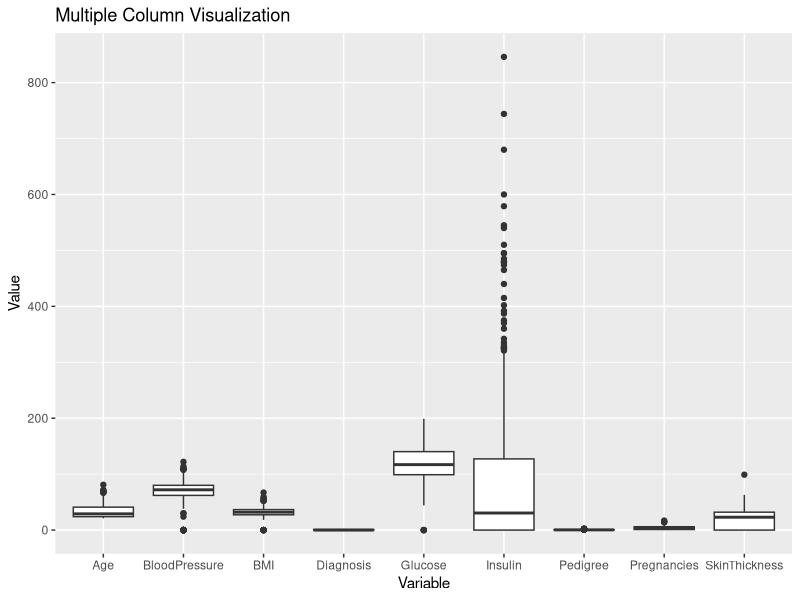
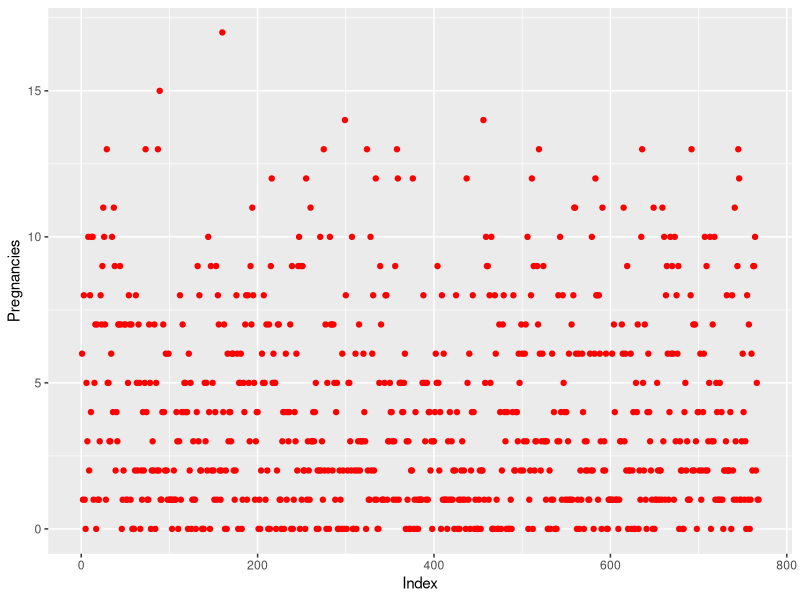
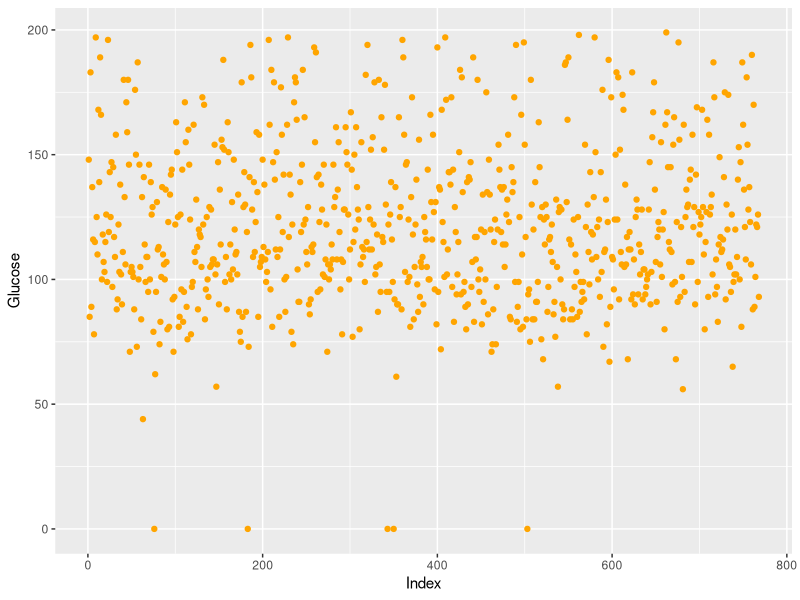
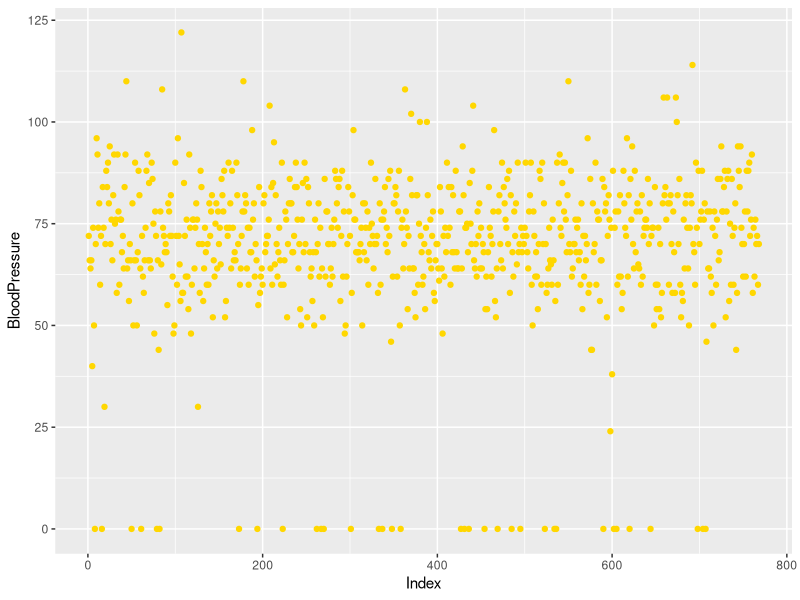
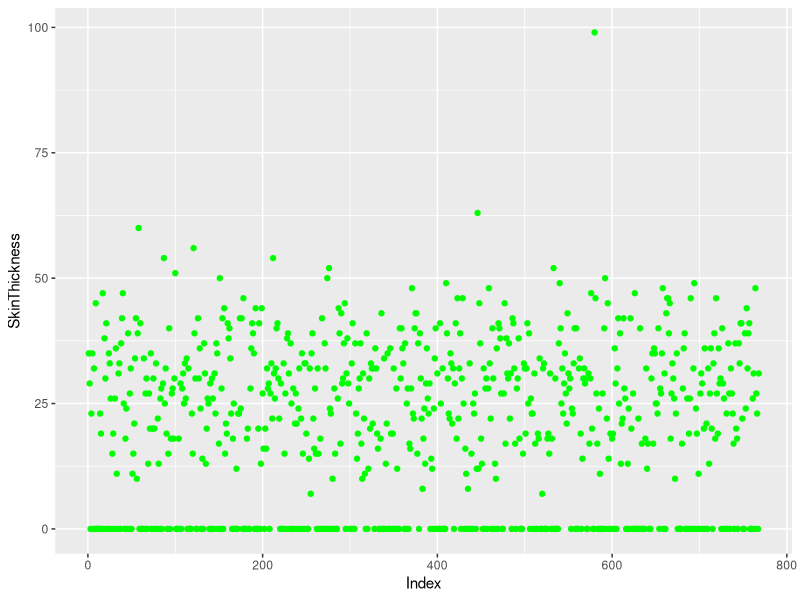
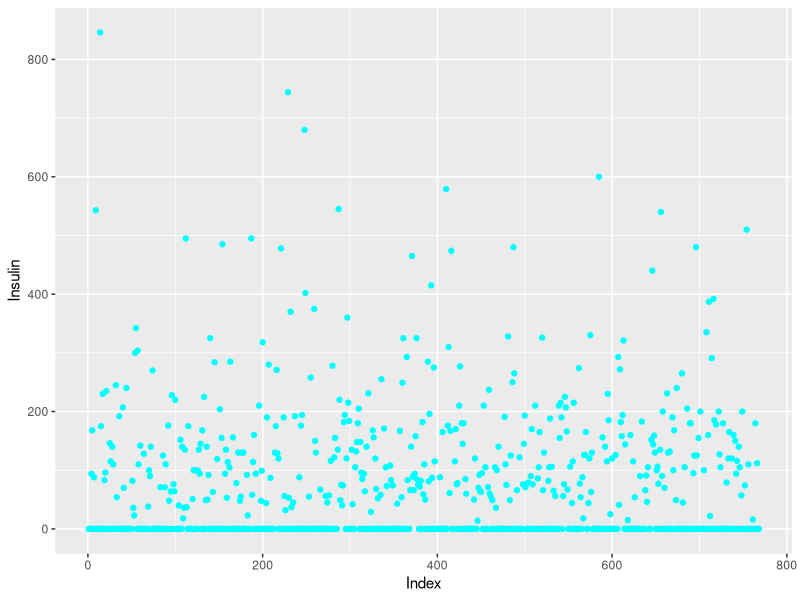
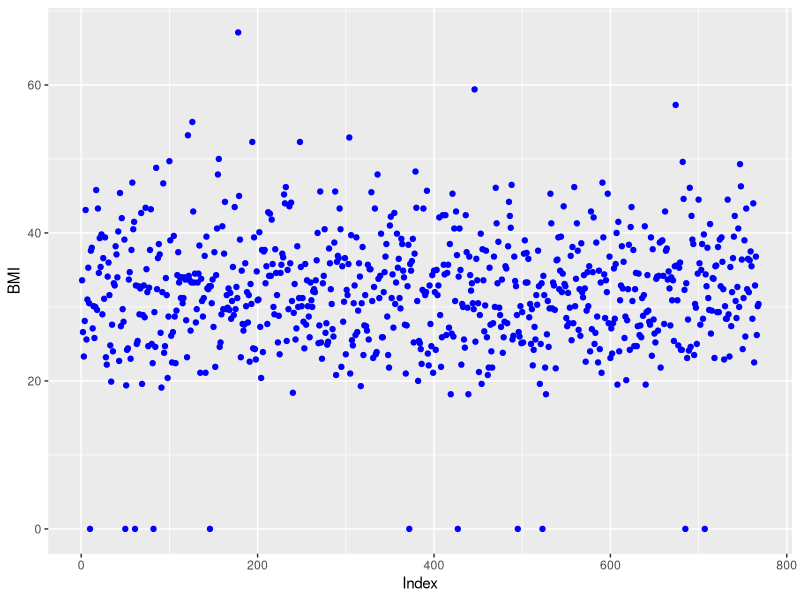
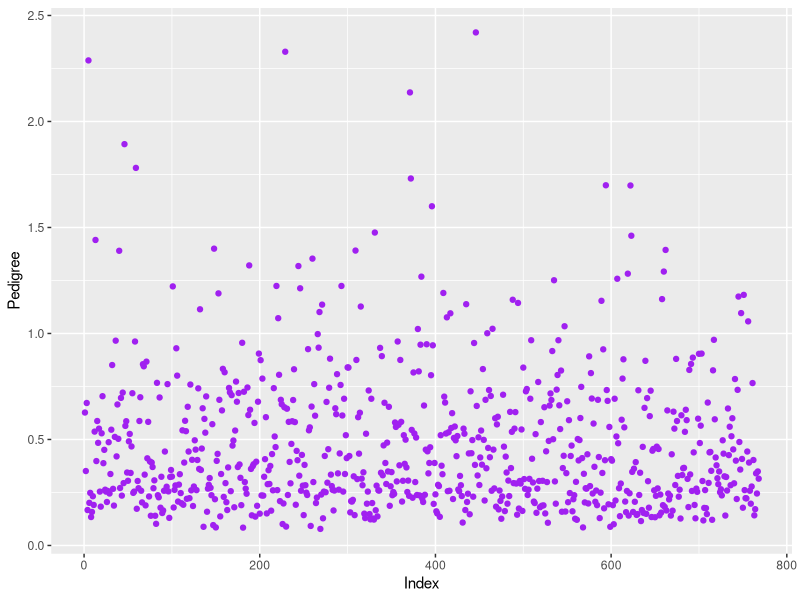

The R script that drew these images, in order:
# Spencer Connolly
# CIS 690
# Group Assignment

require(ggplot2)
require(dplyr)
require(tidyverse)
require(vioplot)
require(corrplot)

# <<A>> 
# Load the dataset in R Studio
setwd("C:/Users/gadge/OneDrive/Documents/CIS690/Group Project")
patients <- read.csv('patients.csv')
patients

# Examine the first few rows of data using R. Explain your findings
head(patients)
# There are nine attributes as described by the group project pdf document.
# The attributes and their types are listed below:
#   Pregnancies     Integer
#   Glucose         Integer
#   BloodPressure   Integer
#   SkinThickness   Integer
#   Insulin         Integer
#   BMI             Double    One decimal place
#   Predigree       Double    Three decimal places
#   Age             Integer
#   Diagnosis       Integer   Binary

# Did you notice anything abnormal or interesting?
# Rows 3 and 6 contain a value of 0 in SkinThickness, which seems a little bogus.
# According to Google, a glucose level of 183 (row 3) would indicate a condition known as hyperglycemia. 
#   This strikes me a strong potential indicator of gestational diabetes.
# Pedigree calculates someone's predisposition for diabetes, which is essentially the likelihood (probability) that they develop diabetes.
#   In row 5, this value is 2.288. This seems to likely be an error in the data collection process.

# <<B>>
# Provide summary statistics. Calculate the mean, median, standard deviation, and quartiles for each independent variable. 
# Explain your results.
summary(patients)

# <<C>>
# Using the ggplot2 library, create any five visualizations.
# Explain your reasoning for selecting those visualizations.
# Explain the output of each visualization.
# What are the insights your visualizations reveal about the dataset?

patients %>% pivot_longer(cols = everything(), names_to = "variable", values_to = "value") %>%
  ggplot(aes(x = variable, y = value)) +
  geom_boxplot() +
  labs(x = "Variable", y = "Value") +
  ggtitle("Multiple Column Visualization")

# Scatter Plots
# X = Index vs. Y = Variable
ggplot(data = patients, aes(x = 1:768, y = Pregnancies)) +    geom_point(color = 'red', size = 1.5) + labs(x = 'Index')
ggplot(data = patients, aes(x = 1:768, y = Glucose)) +        geom_point(color = 'orange', size = 1.5) + labs(x = 'Index')
ggplot(data = patients, aes(x = 1:768, y = BloodPressure)) +  geom_point(color = 'gold', size = 1.5) + labs(x = 'Index')
ggplot(data = patients, aes(x = 1:768, y = SkinThickness)) +  geom_point(color = 'green', size = 1.5) + labs(x = 'Index')
ggplot(data = patients, aes(x = 1:768, y = Insulin)) +        geom_point(color = 'cyan', size = 1.5) + labs(x = 'Index')
ggplot(data = patients, aes(x = 1:768, y = BMI)) +            geom_point(color = 'blue', size = 1.5) + labs(x = 'Index')
ggplot(data = patients, aes(x = 1:768, y = Pedigree)) +       geom_point(color = 'purple', size = 1.5) + labs(x = 'Index')
ggplot(data = patients, aes(x = 1:768, y = Age)) +            geom_point(color = 'magenta', size = 1.5) + labs(x = 'Index')

# Histograms
ggplot(data = patients, aes(x = Pregnancies)) +     geom_histogram(binwidth = 0.5, fill = 'red', color = 'white') + labs(x = 'Index')
ggplot(data = patients, aes(x = Glucose)) +         geom_histogram(binwidth = 5, fill = 'orange', color = 'white') + labs(x = 'Index')
ggplot(data = patients, aes(x = BloodPressure)) +   geom_histogram(binwidth = 2.5, fill = 'gold', color = 'white') + labs(x = 'Index')
ggplot(data = patients, aes(x = SkinThickness)) +   geom_histogram(binwidth = 2.5, fill = 'green', color = 'white') + labs(x = 'Index')
ggplot(data = patients, aes(x = Insulin)) +         geom_histogram(binwidth = 20, fill = 'cyan', color = 'white') + labs(x = 'Index')
ggplot(data = patients, aes(x = BMI)) +             geom_histogram(binwidth = 2, fill = 'blue', color = 'white') + labs(x = 'Index')
ggplot(data = patients, aes(x = Pedigree)) +        geom_histogram(binwidth = 0.1, fill = 'purple', color = 'white') + labs(x = 'Index')
ggplot(data = patients, aes(x = Age)) +             geom_histogram(binwidth = 2, fill = 'magenta', color = 'white') + labs(x = 'Index')

# Box Plots
ggplot(data = patients, aes(y = Pregnancies)) +   geom_boxplot(color = 'red')
ggplot(data = patients, aes(y = Glucose)) +       geom_boxplot(color = 'orange')
ggplot(data = patients, aes(y = BloodPressure)) + geom_boxplot(color = 'gold')
ggplot(data = patients, aes(y = SkinThickness)) + geom_boxplot(color = 'green')
ggplot(data = patients, aes(y = Insulin)) +       geom_boxplot(color = 'cyan')
ggplot(data = patients, aes(y = BMI)) +           geom_boxplot(color = 'blue')
ggplot(data = patients, aes(y = Pedigree)) +      geom_boxplot(color = 'purple')
ggplot(data = patients, aes(y = Age)) +           geom_boxplot(color = 'pink')

# Bar Graphs
ggplot(data = patients, aes(y = Pregnancies)) +   geom_bar(fill = 'red', color = 'white')
ggplot(data = patients, aes(y = Glucose)) +       geom_bar(fill = 'orange', color = 'white')
ggplot(data = patients, aes(y = BloodPressure)) + geom_bar(fill = 'gold', color = 'white')
ggplot(data = patients, aes(y = SkinThickness)) + geom_bar(fill = 'green', color = 'white')
ggplot(data = patients, aes(y = Insulin)) +       geom_bar(fill = 'cyan', color = 'white')
ggplot(data = patients, aes(y = BMI)) +           geom_bar(fill = 'blue', color = 'white')
ggplot(data = patients, aes(y = Pedigree)) +      geom_bar(fill = 'purple', color = 'white')
ggplot(data = patients, aes(y = Age)) +           geom_bar(fill = 'magenta', color = 'white')

# Violin Plots
ggplot(data = patients, aes(y = Pregnancies, x = 0)) +   geom_violin(color = 'red')
ggplot(data = patients, aes(y = Glucose, x = 0)) +       geom_violin(color = 'orange')
ggplot(data = patients, aes(y = BloodPressure, x = 0)) + geom_violin(color = 'gold')
ggplot(data = patients, aes(y = SkinThickness, x = 0)) + geom_violin(color = 'green')
ggplot(data = patients, aes(y = Insulin, x = 0)) +       geom_violin(color = 'cyan')
ggplot(data = patients, aes(y = BMI, x = 0)) +           geom_violin(color = 'blue')
ggplot(data = patients, aes(y = Pedigree, x = 0)) +      geom_violin(color = 'purple')
ggplot(data = patients, aes(y = Age, x = 0)) +           geom_violin(color = 'pink')

# <<D>>
# Find missing values for each independent variable and fill them with median values.
# The missing values for independent variables in the dataset are coded 0.
summary(patients)
patients$Pregnancies[patients$Pregnancies == 0] <- median(patients$Pregnancies)
patients$Glucose[patients$Glucose == 0] <- median(patients$Glucose)
patients$BloodPressure[patients$BloodPressure == 0] <- median(patients$BloodPressure)
patients$SkinThickness[patients$SkinThickness == 0] <- median(patients$SkinThickness)
patients$Insulin[patients$Insulin == 0] <- median(patients$Insulin)
patients$BMI[patients$BMI == 0] <- median(patients$BMI)
patients$Pedigree[patients$Pedigree == 0] <- median(patients$Pedigree)
patients$Age[patients$Age == 0] <- median(patients$Age)

# <<E>>
# Find outliers for each independent variable using the IQR rule.
summary(patients)
patients$Pregnancies[patients$Pregnancies > quantile(patients$Pregnancies, probs = 0.25) & quantile(patients$Pregnancies, probs = 0.75)]
patients$Pregnancies[patients$Glucose > quantile(patients$Glucose, probs = 0.25) & quantile(patients$Glucose, probs = 0.75)]
patients$Pregnancies[patients$BloodPressure > quantile(patients$BloodPressure, probs = 0.25) & quantile(patients$BloodPressure, probs = 0.75)]
patients$Pregnancies[patients$SkinThickness > quantile(patients$SkinThickness, probs = 0.25) & quantile(patients$SkinThickness, probs = 0.75)]
patients$Pregnancies[patients$Insulin > quantile(patients$Insulin, probs = 0.25) & quantile(patients$Insulin, probs = 0.75)]
patients$Pregnancies[patients$BMI > quantile(patients$BMI, probs = 0.25) & quantile(patients$BMI, probs = 0.75)]
patients$Pregnancies[patients$Pedigree > quantile(patients$Pedigree, probs = 0.25) & quantile(patients$Pedigree, probs = 0.75)]
patients$Pregnancies[patients$Age > quantile(patients$Age, probs = 0.25) & quantile(patients$Age, probs = 0.75)]

# <<F>>
# Replace outliers. 
# Explain your approach.
patients$Pregnancies[patients$Pregnancies > quantile(patients$Pregnancies, probs = 0.25) & quantile(patients$Pregnancies, probs = 0.75)]
patients$Pregnancies[patients$Glucose > quantile(patients$Glucose, probs = 0.25) & quantile(patients$Glucose, probs = 0.75)]
patients$Pregnancies[patients$BloodPressure > quantile(patients$BloodPressure, probs = 0.25) & quantile(patients$BloodPressure, probs = 0.75)]
patients$Pregnancies[patients$SkinThickness > quantile(patients$SkinThickness, probs = 0.25) & quantile(patients$SkinThickness, probs = 0.75)]
patients$Pregnancies[patients$Insulin > quantile(patients$Insulin, probs = 0.25) & quantile(patients$Insulin, probs = 0.75)]
patients$Pregnancies[patients$BMI > quantile(patients$BMI, probs = 0.25) & quantile(patients$BMI, probs = 0.75)]
patients$Pregnancies[patients$Pedigree > quantile(patients$Pedigree, probs = 0.25) & quantile(patients$Pedigree, probs = 0.75)]
patients$Pregnancies[patients$Age > quantile(patients$Age, probs = 0.25) & quantile(patients$Age, probs = 0.75)]

# <<G>>
# Find the best performing variables/features using a correlogram.

# We'll be removing SkinThickness and Insulin because they have a lot of missing values (more than half of observations)
# They also have very little predictive power on the dependent variable, Diagnosis

cor_matrix <- cor(patients)
corrplot(cor_matrix, type = 'upper', method = 'color', tol.cex = 0.7)

ggplot(data = patients, aes(x = Pregnancies, y = Age)) + geom_point(color = 'red', size = 1.5)
ggplot(data = patients, aes(x = Glucose, y = Insulin)) + geom_point(color = 'orange', size = 1.5)
ggplot(data = patients, aes(x = BloodPressure, y = Age)) + geom_point(color = 'gold', size = 1.5)
ggplot(data = patients, aes(x = SkinThickness, y = BMI)) + geom_point(color = 'green', size = 1.5)

# <<H>>
# Standardize your features to Gaussian distribution. 
# Explain why it would be a good idea to standardize the features to Gaussian distribution.
zscore <- function(x) {
  (x - mean(x)) / sd(x)
}
standardized.patients <- as.data.frame(lapply(patients, zscore))

# <<I>>
# Create a logistic regression model (call it LRM1) using your best features. 
# Describe your model.
